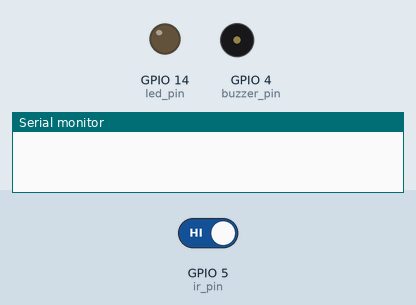
Recording of a program running on a simulated ESP8266 (NodeMCU). Parts: output pins drawn as LEDs (lit = HIGH), buzzer (waves = sounding), the last lines printed to the serial monitor. The test bench sets the inputs (shaded band); at power-on: GPIO 5 (ir_pin) HIGH.

Above: at 1.2 s.
1.3 s: GPIO 5 (ir_pin) driven LOW
At 2.2 s:
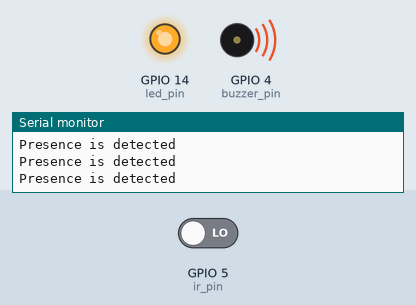
2.8 s: GPIO 5 (ir_pin) driven HIGH
At 3.5 s:
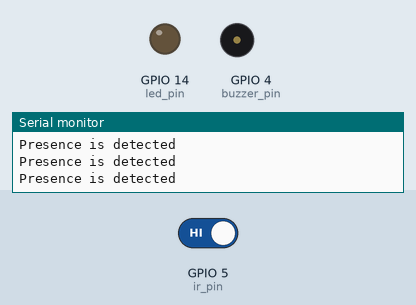
Timing chart, 0 to 5.8 s (numbered marks = the images above; inputs shaded):
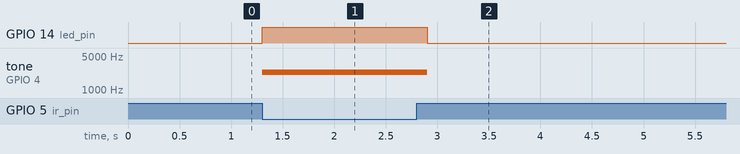

The program:

main.cpp
```cpp
#include <Arduino.h>


/*
// Define the pin connections
const int irSensorPin = 2; // Digital pin for IR sensor output
const int ledPin = 13;     // Digital pin for the LED
const int buzzerPin = 9;   // Digital pin for the buzzer

void setup() {
  pinMode(irSensorPin, INPUT);
  pinMode(ledPin, OUTPUT);
  pinMode(buzzerPin, OUTPUT);
  Serial.begin(9600);
}

void loop() {
  int objectDetected = digitalRead(irSensorPin);

  if (objectDetected == HIGH) {
    // Object detected, blink the LED and sound the buzzer
    digitalWrite(ledPin, HIGH);
    tone(buzzerPin, 1000, 500); // 1kHz frequency for 500ms
  } else {
    // No object detected, turn off the LED and buzzer
    digitalWrite(ledPin, LOW);
    noTone(buzzerPin);
  }
}
*/
static const int led_pin = 14;
static const int ir_pin=5;
static const int buzzer_pin = 4;
bool ir;
void setup()
{
  Serial.begin(9600);
  while(!Serial);
  pinMode(led_pin,OUTPUT);
  pinMode(ir_pin,INPUT);
  pinMode(buzzer_pin , OUTPUT);
}
void loop()
{
  ir=digitalRead(ir_pin);
  if(ir==0)
  {
    digitalWrite(led_pin,HIGH);
    Serial.println("Presence is detected");
    //digitalWrite(buzzer_pin,HIGH);
    tone(buzzer_pin,2300,500);
    delay(200);

  }
  else if(ir==1)
  {
    digitalWrite(led_pin,LOW);
    //digitalWrite(buzzer_pin,LOW);
    noTone(buzzer_pin);

  }
}

/*
pulse  width modulation :
if we make the waveform periodic and in that if we on and off it for some time either high or low ,
then we can var its average value from 1-100O(max magnitude).
Tone(pin,frequency,time duration) function is also used  to generate the pwm by the given parameters
passive ir detects the thermal radiation with the help of diffuser that increases it range.it also gives different colors on detection of different objects.it onlu detects living things

*/
```

Measured:
- after the input at 1.3 s, GPIO 14 (led_pin): LOW → HIGH at once; tone on GPIO 4 (buzzer_pin): silent → 2300 Hz at once
- after the input at 2.8 s, GPIO 14 (led_pin): HIGH → LOW after 0.10 s; tone on GPIO 4 (buzzer_pin): 2300 Hz → silent after 0.10 s
